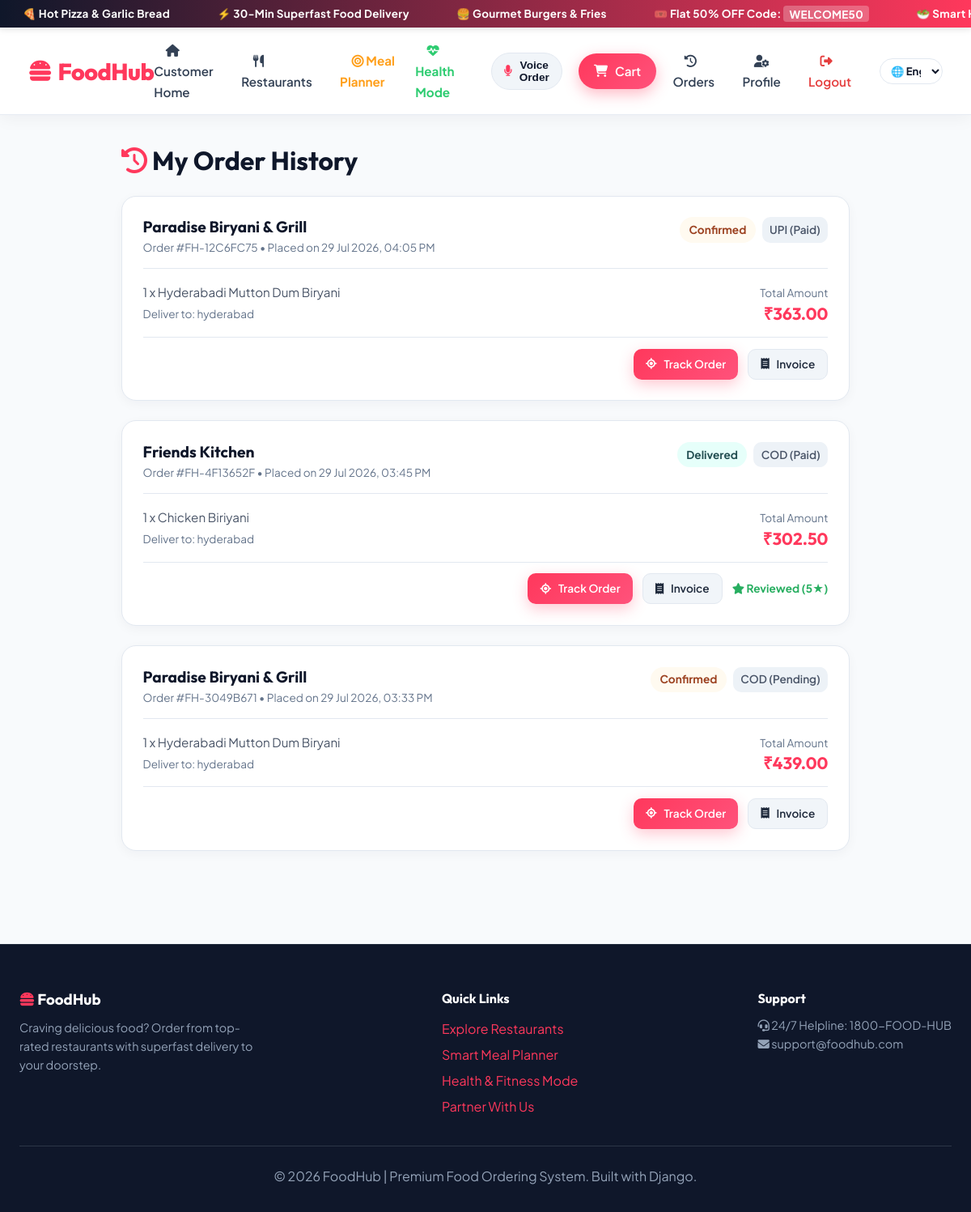
The app's page /orders/history/ (signed in) with its own data.
### orders/models.py (models this page shows, shortened)
class Order(models.Model):
    STATUS_CHOICES = (
        ('Pending', 'Pending'),
        ('Confirmed', 'Confirmed'),
        ('Preparing', 'Preparing'),
        ('Ready for Pickup', 'Ready for Pickup'),
        ('Out for Delivery', 'Out for Delivery'),
        ('Delivered', 'Delivered'),
        ('Cancelled', 'Cancelled'),
    )
    PAYMENT_METHOD_CHOICES = (
        ('COD', 'Cash on Delivery'),
        ('UPI', 'UPI Payment'),
        ('Card', 'Credit/Debit Card'),
        ('NetBanking', 'Net Banking'),
    )
    PAYMENT_STATUS_CHOICES = (
        ('Pending', 'Pending'),
        ('Paid', 'Paid'),
        ('Failed', 'Failed'),
    )
    order_number = models.CharField(max_length=50, unique=True, editable=False)
    customer = models.ForeignKey(
        settings.AUTH_USER_MODEL,
        on_delete=models.CASCADE,
        related_name='customer_orders'
    )
    restaurant = models.ForeignKey(
        Restaurant,
        on_delete=models.CASCADE,
        related_name='orders'
    )
    delivery_partner = models.ForeignKey(
        settings.AUTH_USER_MODEL,
        on_delete=models.SET_NULL,
        null=True,
        blank=True,
        related_name='delivery_orders'
    )
    status = models.CharField(max_length=30, choices=STATUS_CHOICES, default='Pending')
    delivery_address = models.TextField()
    phone = models.CharField(max_length=20)
    special_notes = models.TextField(blank=True)
    payment_method = models.CharField(max_length=20, choices=PAYMENT_METHOD_CHOICES, default='COD')
    payment_status = models.CharField(max_length=20, choices=PAYMENT_STATUS_CHOICES, default='Pending')
    subtotal = models.DecimalField(max_digits=10, decimal_places=2)
    delivery_fee = models.DecimalField(max_digits=6, decimal_places=2, default=40)
    tax_amount = models.DecimalField(max_digits=6, decimal_places=2, default=0)
    discount_amount = models.DecimalField(max_digits=8, decimal_places=2, default=0)
    total_amount = models.DecimalField(max_digits=10, decimal_places=2)
    coupon_code = models.CharField(max_length=50, blank=True)
    created_at = models.DateTimeField(auto_now_add=True)
    updated_at = models.DateTimeField(auto_now=True)

class OrderItem(models.Model):
    order = models.ForeignKey(
        Order,
        on_delete=models.CASCADE,
        related_name='items'
    )
    menu_item = models.ForeignKey(
        MenuItem,
        on_delete=models.SET_NULL,
        null=True
    )
    food_name = models.CharField(max_length=200)
    price = models.DecimalField(max_digits=8, decimal_places=2)
    quantity = models.PositiveIntegerField(default=1)
    special_instructions = models.CharField(max_length=255, blank=True)

### restaurants/models.py (models this page shows, shortened)
class Restaurant(models.Model):
    STATUS_CHOICES = [
        ("Pending", "Pending"),
        ("Approved", "Approved"),
        ("Rejected", "Rejected"),
    ]
    owner = models.ForeignKey(
        settings.AUTH_USER_MODEL,
        on_delete=models.CASCADE,
        related_name="restaurants"
    )
    restaurant_name = models.CharField(max_length=150)
    description = models.TextField()
    phone = models.CharField(max_length=15)
    email = models.EmailField()
    address = models.TextField()
    city = models.CharField(max_length=100)
    state = models.CharField(max_length=100)
    pincode = models.CharField(max_length=10)
    cuisine = models.CharField(max_length=100)
    opening_time = models.TimeField()
    closing_time = models.TimeField()
    minimum_order = models.DecimalField(
        max_digits=8,
        decimal_places=2,
        default=0
    )
    delivery_time = models.PositiveIntegerField(
        help_text="Delivery time in minutes"
    )
    logo = models.ImageField(
        upload_to="restaurant/logo/",
        blank=True,
        null=True
    )
    cover_image = models.ImageField(
        upload_to="restaurant/cover/",
        blank=True,
        null=True
    )
    fssai_license = models.FileField(
        upload_to="restaurant/licenses/",
        blank=True,
        null=True
    )
    gst_number = models.CharField(
        max_length=30,
        blank=True
    )
    rating = models.DecimalField(
        max_digits=2,
        decimal_places=1,
        default=0
    )
    status = models.CharField(
        max_length=20,
        choices=STATUS_CHOICES,
        default="Pending"
    )
    created_at = models.DateTimeField(auto_now_add=True)

### reviews/models.py (models this page shows, shortened)
class Review(models.Model):
    user = models.ForeignKey(
        settings.AUTH_USER_MODEL,
        on_delete=models.CASCADE,
        related_name="reviews"
    )
    restaurant = models.ForeignKey(
        Restaurant,
        on_delete=models.CASCADE,
        related_name="reviews"
    )
    order = models.OneToOneField(
        Order,
        on_delete=models.CASCADE,
        related_name="review",
        null=True,
        blank=True
    )
    rating = models.IntegerField(
        validators=[MinValueValidator(1), MaxValueValidator(5)]
    )
    comment = models.TextField()
    created_at = models.DateTimeField(auto_now_add=True)

### orders/views.py (the view)
# urls.py: path('history/', views.customer_orders, name='customer_orders'),
@login_required
def customer_orders(request):
    orders = Order.objects.filter(customer=request.user).order_by('-created_at')
    return render(request, 'orders/customer_orders.html', {'orders': orders})

### cart/context_processors.py (called while the page is built, shortened)
def get_or_create_cart(request):
    if not request.session.session_key:
        request.session.create()
    session_key = request.session.session_key
    if request.user.is_authenticated:
        user_carts = Cart.objects.filter(user=request.user).order_by('-updated_at')
        if user_carts.exists():
            cart = user_carts.first()
    else:
        session_cart = Cart.objects.filter(session_key=session_key).first()
        if not session_cart:
            session_cart = Cart.objects.create(session_key=session_key)
        cart = session_cart
    return cart

def cart_context(request):
    try:
        cart = get_or_create_cart(request)
        return {
            'cart': cart,
            'cart_count': cart.get_total_quantity,
            'cart_subtotal': cart.get_subtotal,
            'cart_restaurant': cart.get_restaurant,
        }
    except Exception:
        return {
            'cart': None,
            'cart_count': 0,
            'cart_subtotal': 0,
            'cart_restaurant': None,
        }

### cart/models.py (called while the page is built)
    @property
    def get_total_quantity(self):
        return sum(item.quantity for item in self.items.all())

    @property
    def get_subtotal(self):
        return float(sum(item.get_cost for item in self.items.all()))

    @property
    def get_restaurant(self):
        first_item = self.items.first()
        if first_item and first_item.menu_item:
            return first_item.menu_item.restaurant
        return None

### templates/orders/customer_orders.html (shortened to what this page needs)
{% extends 'base.html' %}
{% block content %}
<div style="max-width: 900px; margin: 0 auto;">
    <h1 style="margin-bottom: 1.5rem;"><i class="fa-solid fa-clock-rotate-left" style="color: var(--primary-color);"></i> My Order History</h1>
    {% if orders %}
    <div style="display: flex; flex-direction: column; gap: 1.5rem;">
        {% for order in orders %}
        <div class="card" style="display: flex; flex-direction: column; gap: 1rem;">
            <div style="display: flex; justify-content: space-between; align-items: flex-start; border-bottom: 1px solid var(--border-color); padding-bottom: 0.85rem; flex-wrap: wrap; gap: 0.5rem;">
                <div>
                    <h3 style="font-size: 1.2rem; color: var(--dark-color);">{{ order.restaurant.restaurant_name }}</h3>
                    <span style="font-size: 0.85rem; color: var(--text-muted);">
                        Order #{{ order.order_number }} • Placed on {{ order.created_at|date:"d M Y, h:i A" }}
                    </span>
                </div>
                <div style="display: flex; gap: 0.5rem; align-items: center;">
                    <span style="font-weight: 700; font-size: 0.85rem; padding: 0.3rem 0.7rem; border-radius: var(--radius-full);
                        {% if order.status == 'Delivered' %}background:#e6fffa; color:#234e52;
                        {% elif order.status == 'Cancelled' %}background:#fff5f5; color:#9b2c2c;
                        {% else %}background:#fffaf0; color:#9c4221;{% endif %}">
                        {{ order.status }}
                    </span>
                    <span style="font-size: 0.85rem; background: #edf2f7; color: #4a5568; padding: 0.3rem 0.6rem; border-radius: var(--radius-sm); font-weight: 600;">
                        {{ order.payment_method }} ({{ order.payment_status }})
                    </span>
                </div>
            </div>
            <div style="display: flex; justify-content: space-between; align-items: center; flex-wrap: wrap; gap: 1rem;">
                <div>
                    <p style="font-size: 0.95rem; color: #4a5568;">
                        {% for item in order.items.all %}
                            {{ item.quantity }} x {{ item.food_name }}{% if not forloop.last %}, {% endif %}
                        {% endfor %}
                    </p>
                    <p style="font-size: 0.85rem; color: var(--text-muted); margin-top: 0.25rem;">
                        Deliver to: {{ order.delivery_address|truncatechars:50 }}
                    </p>
                </div>
                <div style="text-align: right;">
                    <span style="font-size: 0.85rem; color: var(--text-muted);">Total Amount</span>
                    <h3 style="color: var(--primary-color); font-size: 1.3rem;">₹{{ order.total_amount }}</h3>
                </div>
            </div>
            <div style="display: flex; gap: 0.75rem; border-top: 1px solid var(--border-color); padding-top: 0.85rem; justify-content: flex-end; flex-wrap: wrap;">
                <a href="{% url 'order_tracking' order.order_number %}" class="btn btn-primary btn-sm">
                    <i class="fa-solid fa-location-crosshairs"></i> Track Order
                </a>
                <a href="{% url 'order_invoice' order.order_number %}" class="btn btn-secondary btn-sm" target="_blank">
                    <i class="fa-solid fa-receipt"></i> Invoice
                </a>
                {% if order.status == 'Delivered' %}
                    {% if order.review %}
                        <span style="font-size: 0.85rem; color: #27ae60; font-weight: 700; align-self: center;">
                            <i class="fa-solid fa-star"></i> Reviewed ({{ order.review.rating }}★)
                        </span>
                    {% else %}
                        <a href="{% url 'add_review' order.id %}" class="btn btn-secondary btn-sm" style="background: #fefcbf; color: #744210;">
                            <i class="fa-solid fa-star"></i> Write Review
                        </a>
                    {% endif %}
                {% endif %}
            </div>
        </div>
        {% endfor %}
    </div>
    {% endif %}
</div>
{% endblock %}

### static/css/style.css (style rules this page uses)
:root { --primary-color: #ff385c; --primary-hover: #e00b41; --primary-light: #fff0f3; --secondary-color: #f59e0b; --dark-color: #0f172a; --card-bg: #ffffff; --bg-color: #f8fafc; --text-color: #1e293b; --text-muted: #64748b; --border-color: #e2e8f0; --success-color: #10b981; --warning-color: #f59e0b; --danger-color: #ef4444; --glass-bg: rgba(255, 255, 255, 0.94); --glass-border: rgba(226, 232, 240, 0.8); --shadow-sm: 0 4px 14px rgba(15, 23, 42, 0.04); --shadow-md: 0 12px 32px rgba(15, 23, 42, 0.08); --shadow-lg: 0 20px 50px rgba(15, 23, 42, 0.14); --radius-sm: 10px; --radius-md: 18px; --radius-lg: 32px; --radius-full: 9999px; --transition: all 0.3s cubic-bezier(0.4, 0, 0.2, 1); }
* { margin: 0; padding: 0; box-sizing: border-box; }
body { font-family: 'Plus Jakarta Sans', -apple-system, BlinkMacSystemFont, sans-serif; background-color: var(--bg-color); color: var(--text-color); line-height: 1.6; min-height: 100vh; display: flex; flex-direction: column; }
h1, h2, h3, h4, h5, h6 { font-family: 'Outfit', sans-serif; font-weight: 700; color: var(--dark-color); line-height: 1.25; }
a { text-decoration: none; color: inherit; transition: var(--transition); }
.btn { display: inline-flex; align-items: center; justify-content: center; gap: 0.55rem; padding: 0.75rem 1.6rem; font-size: 0.95rem; font-weight: 600; border-radius: var(--radius-md); border: none; cursor: pointer; transition: var(--transition); text-decoration: none; }
.btn-primary { background: linear-gradient(135deg, var(--primary-color), #ff527b); color: #ffffff; box-shadow: 0 6px 18px rgba(255, 56, 92, 0.28); }
.btn-secondary { background: #f1f5f9; color: #1e293b; border: 1px solid #e2e8f0; }
.btn-sm { padding: 0.45rem 0.95rem; font-size: 0.85rem; border-radius: var(--radius-sm); }
.card { background: var(--card-bg); border-radius: var(--radius-md); border: 1px solid var(--border-color); box-shadow: var(--shadow-sm); padding: 1.6rem; transition: var(--transition); }

### records on screen
Order: restaurant.restaurant_name "Paradise Biryani & Grill", order_number "FH-12C6FC75", created_at "29 Jul 2026, 04:05 PM", status "Confirmed", payment_method "UPI", payment_status "Paid", delivery_address "hyderabad", total_amount "363.00"
OrderItem: quantity "1", food_name "Hyderabadi Mutton Dum Biryani"
Order: restaurant.restaurant_name "Friends Kitchen", order_number "FH-4F13652F", created_at "29 Jul 2026, 03:45 PM", status "Delivered", payment_method "COD", payment_status "Paid", delivery_address "hyderabad", total_amount "302.50", review.rating "5"
OrderItem: quantity "1", food_name "Chicken Biriyani"
Order: restaurant.restaurant_name "Paradise Biryani & Grill", order_number "FH-3049B671", created_at "29 Jul 2026, 03:33 PM", status "Confirmed", payment_method "COD", payment_status "Pending", delivery_address "hyderabad", total_amount "439.00"
OrderItem: quantity "1", food_name "Hyderabadi Mutton Dum Biryani"
